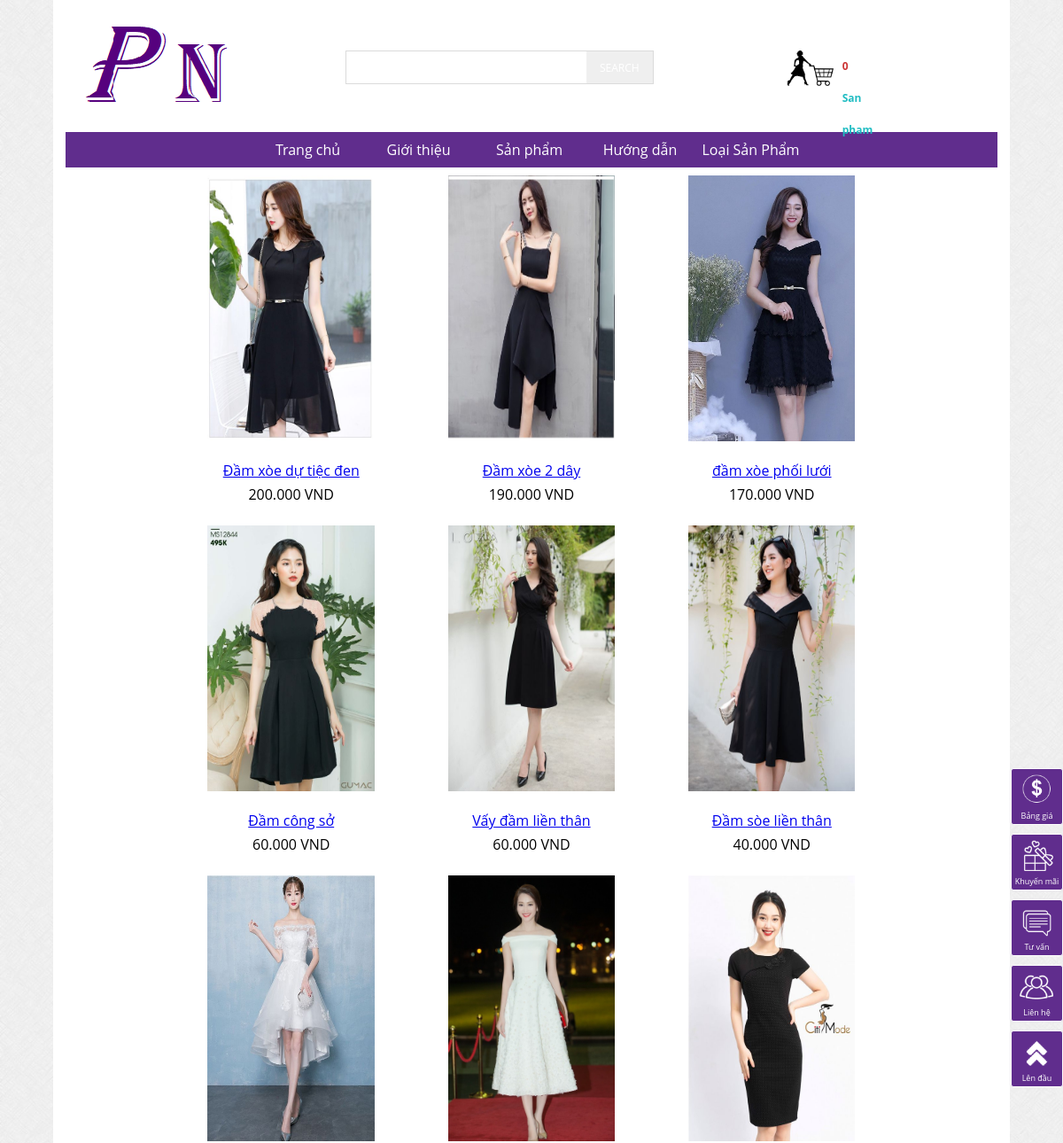
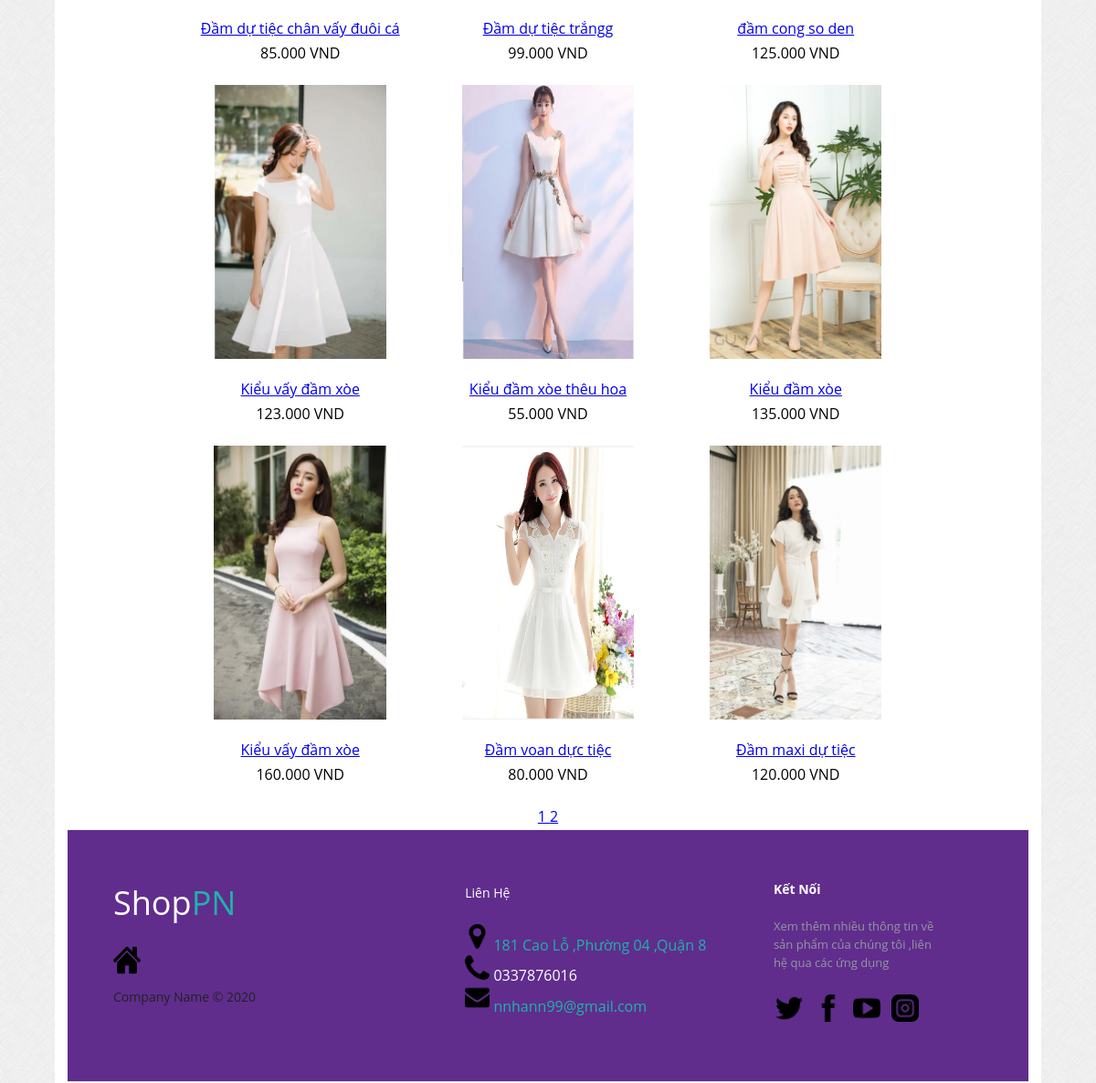
The app's page /?thamso=xuat_san_pham_loai&id=1 with its own data (2 pictures, top to bottom).
### tables this page shows
CREATE TABLE `menu_ngang` (
  `id` int(11) NOT NULL,
  `ten` varchar(256) NOT NULL,
  `noi_dung` mediumtext NOT NULL,
  `loai_menu` varchar(256) NOT NULL
);

CREATE TABLE `san_pham` (
  `id` int(11) NOT NULL,
  `ten` varchar(256) NOT NULL,
  `noi_dung` mediumtext NOT NULL,
  `hinh_anh` varchar(256) NOT NULL,
  `gia` int(255) NOT NULL,
  `thuoc_loai` int(255) NOT NULL,
  `trang_chu` varchar(256) NOT NULL,
  `sap_xep_trang_chu` varchar(255) NOT NULL
);

### chuc_nang/san_pham/xuat_loai_san_pham.php (the view, shortened to what this page needs)
<?php
	$id=$_GET['id'];
	$so_du_lieu=15;
	$sql="select count(*) from san_pham where thuoc_loai='$id';";
	$tam=$conn->query($sql);
	$data=$tam->fetch();
	$so_trang=ceil($data[0]/$so_du_lieu);
	if(!isset($_GET['trang'])){$vtbd=0;}else{$vtbd=($_GET['trang']-1)*$so_du_lieu;}
	$sql="select id,ten,gia,hinh_anh,thuoc_loai from san_pham where thuoc_loai='$id' order by id desc limit $vtbd,$so_du_lieu";
	$tam=$conn->query($sql);
	echo "<table>";
	while($data=$tam->fetch())
	{
		echo "<tr>";
			for($i=1;$i<=3;$i++)
			{
				echo "<td align='center' width='1215px' valign='top' >";
				echo "<div class='anh' >";
					if($data!=false)
					{
						$link_anh="hinh_anh/san_pham/".$data['hinh_anh'];
						$link_chi_tiet="?thamso=chi_tiet_san_pham&id=".$data['id'];
						$gia=$data['gia'];
						$gia=number_format($gia,0,",",".")." VND";
						echo "<a href='$link_chi_tiet' >";
							echo "<img src='$link_anh' width='220px' >";
						echo "</a>";
						echo "<br>";
						echo "<br>";
						echo "<a href='$link_chi_tiet' >";
							echo $data['ten'];
						echo "</a>";
						echo "<div style='margin-top:5px' >";
						echo $gia;
						echo "</div>";
						echo "<br>";
					}
					else
					{
						echo "&nbsp;";
					}
				echo "</td>";
				if($i!=3)
				{
					$data=$tam->fetch();
				}
			}
		echo "</tr>";
	}
	echo "<tr>";
		echo "<td colspan='3' align='center' >";
			echo "<div class='phan_trang' >";
				for($i=1;$i<=$so_trang;$i++)
				{
					$link="?thamso=xuat_san_pham&id=".$_GET['id']."&trang=".$i;
					echo "<a href='$link' >";
						echo $i;echo " ";
					echo "</a>";
				}
			echo "</div>";
		echo "</td>";
	echo "</tr>";
	echo "</table>";
?>

### chuc_nang/menu_ngang.php (shortened to what this page needs)
<?php
	$sql="select id,ten,loai_menu from menu_ngang order by id";
	$tam=$conn->query($sql);
	echo "<div class='menu_ngang' >";
	echo"<ul>";
		echo "<li><a href='index.php'>Trang chủ</a></li>";
		while($data=$tam->fetch())
		{
			if($data['loai_menu']==""){$link_menu="?thamso=xuat_mot_tin&id=".$data['id'];}
			if($data['loai_menu']=="san_pham"){$link_menu="?thamso=xuat_san_pham";}
			echo "<li><a href='$link_menu'>";
				echo $data['ten'];
			echo "</a></li>";
		}
		echo "<li><a href='#'>Loại Sản Phẩm</a>";
					include("loai.php");
	echo "</div>";
?>

### style.css (style rules this page uses)
* { margin: 0; padding: 0; }
body { font-family:Arial, Helvetica, sans-serif; background:url(images/body_bg3.jpg); height: 100%; }
.anh img { width: 70%; height: 300px; transition: all 1s; }
.menu_ngang ul { background:#602D8D; list-style-type: none; text-align: center; }
.menu_ngang li { display: inline-block; width: 130px; line-height: 40px; margin-left: -5px; position: relative; }
.menu_ngang a { text-decoration: none; color: #fff; display: block; }
* { font-family: Open Sans; }

### records on screen
menu_ngang: ten "Giới thiệu"
menu_ngang: ten "Sản phẩm"
menu_ngang: ten "Hướng dẫn"
san_pham: hinh_anh (picture), ten "Đầm xòe dự tiệc đen", gia "200.000 VND"
san_pham: hinh_anh (picture), ten "Đầm xòe 2 dây", gia "190.000 VND"
san_pham: hinh_anh (picture), ten "đầm xòe phối lưới", gia "170.000 VND"
san_pham: hinh_anh (picture), ten "Đầm công sở", gia "60.000 VND"
san_pham: hinh_anh (picture), ten "Vấy đầm liền thân", gia "60.000 VND"
san_pham: hinh_anh (picture), ten "Đầm sòe liền thân", gia "40.000 VND"
san_pham: hinh_anh (picture), ten "Đầm dự tiệc chân vấy đuôi cá", gia "85.000 VND"
san_pham: hinh_anh (picture), ten "Đầm dự tiệc trắngg", gia "99.000 VND"
san_pham: hinh_anh (picture), ten "đầm cong so den", gia "125.000 VND"
san_pham: hinh_anh (picture), ten "Kiểu vấy đầm xòe", gia "123.000 VND"
san_pham: hinh_anh (picture), ten "Kiểu đầm xòe thêu hoa", gia "55.000 VND"
san_pham: hinh_anh (picture), ten "Kiểu đầm xòe", gia "135.000 VND"
san_pham: hinh_anh (picture), ten "Kiểu vấy đầm xòe", gia "160.000 VND"
san_pham: hinh_anh (picture), ten "Đầm voan dực tiệc", gia "80.000 VND"
san_pham: hinh_anh (picture), ten "Đầm maxi dự tiệc", gia "120.000 VND"

### other values on screen
$so_luong "0"
